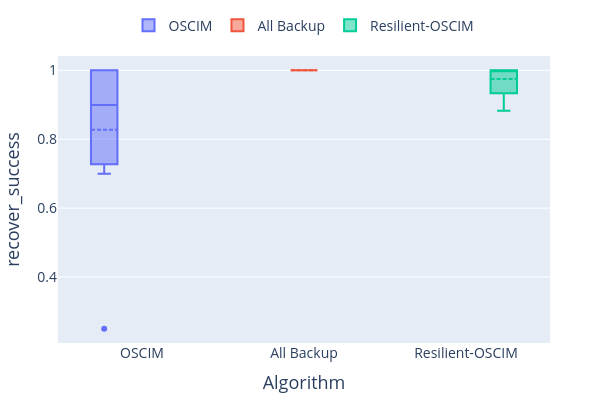
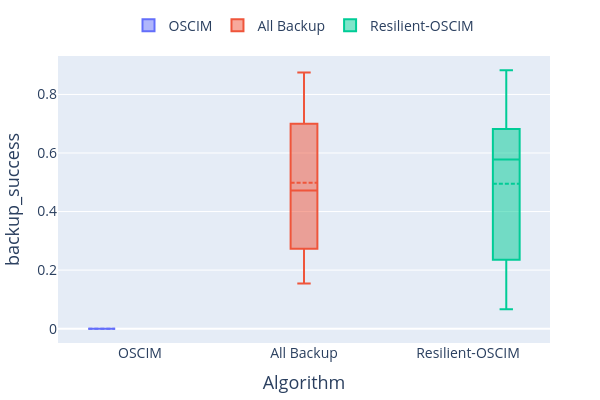
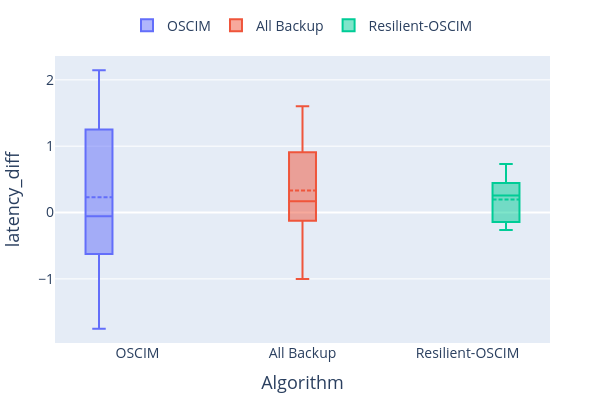
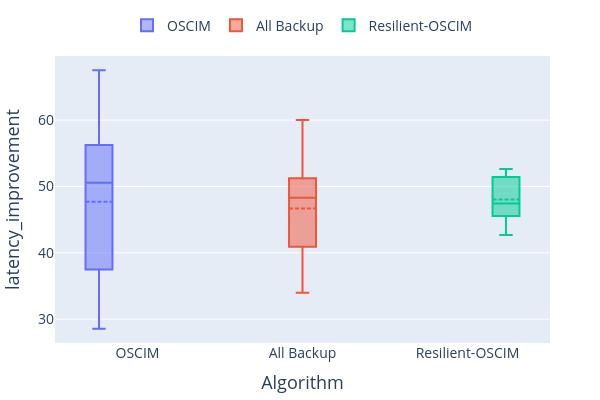

Notebook code for these charts, in order:
### Code cell
import plotly.express as px
import plotly.graph_objects as go


df = aggregated_simulation_data


# Lista de métricas
metrics = ["recover_success", "backup_success", "latency_diff","latency_improvement", "time_to_recover"]


# Criação de um gráfico para cada métrica
for metric in metrics:
    fig = go.Figure()
    for algo in df['algorithm'].unique():
        algo_data = df[df['algorithm'] == algo]
        fig.add_trace(go.Box(
            y=algo_data[metric],
            name=algo,
            boxmean=True,
            marker=dict(size=6),
            showlegend=True
        ))
    
    fig.update_layout(
        yaxis_title=metric,
        xaxis_title="Algorithm",
        boxmode='group',
        legend=dict(
            orientation="h",  # Legenda na horizontal
            yanchor="bottom",
            y=1.05,  # Coloca a legenda logo acima do gráfico
            xanchor="center",
            x=0.5,
            font=dict(size=14)  # Aumenta o tamanho da fonte da legenda
        ),
        autosize=True,  # Permite o ajuste automático do tamanho
        margin=dict(l=50, r=50, t=10, b=50),  # Ajustes nas margens para mais flexibilidade
        height=400,  # Ajuste flexível no tamanho do plot
        width=600,  # Ajuste flexível no tamanho do plot
        font=dict(
            size=16  # Aumenta o tamanho geral da fonte
        )
    )

    # Ajusta o tamanho da fonte dos eixos
    fig.update_xaxes(title_font=dict(size=18), tickfont=dict(size=14))
    fig.update_yaxes(title_font=dict(size=18), tickfont=dict(size=14))
    # Nome do arquivo baseado na métrica
    file_name = f"{metric}.pdf"
    fig.write_image(file_name, format="pdf")
    fig.show()

### Figure 1 — Plotly figure (JSON) as saved in the notebook; plotly's stock layout.template omitted (floating-point values rounded to 4 significant figures)
{"data": [{"boxmean": true, "marker": {"size": 6}, "name": "OSCIM", "showlegend": true, "type": "box", "y": [0.8, 0.875, 0.25, 0.9231, 1, 0.7273, 0.7, 1, 1, 1]}, {"boxmean": true, "marker": {"size": 6}, "name": "All Backup", "showlegend": true, "type": "box", "y": [1, 1, 1, 1, 1, 1, 1, 1, 1, 1]}, {"boxmean": true, "marker": {"size": 6}, "name": "Resilient-OSCIM", "showlegend": true, "type": "box", "y": [1, 1, 1, 0.9333, 0.9333, 1, 1, 1, 0.8824, 1]}], "layout": {"autosize": true, "boxmode": "group", "font": {"size": 16}, "height": 400, "legend": {"font": {"size": 14}, "orientation": "h", "x": 0.5, "xanchor": "center", "y": 1.05, "yanchor": "bottom"}, "margin": {"b": 50, "l": 50, "r": 50, "t": 10}, "width": 600, "xaxis": {"tickfont": {"size": 14}, "title": {"font": {"size": 18}, "text": "Algorithm"}}, "yaxis": {"tickfont": {"size": 14}, "title": {"font": {"size": 18}, "text": "recover_success"}}}}

### Figure 2 — Plotly figure (JSON) as saved in the notebook; plotly's stock layout.template omitted (floating-point values rounded to 4 significant figures)
{"data": [{"boxmean": true, "marker": {"size": 6}, "name": "OSCIM", "showlegend": true, "type": "box", "y": [0, 0, 0, 0, 0, 0, 0, 0, 0, 0]}, {"boxmean": true, "marker": {"size": 6}, "name": "All Backup", "showlegend": true, "type": "box", "y": [0.5, 0.1538, 0.8235, 0.6667, 0.875, 0.4444, 0.7, 0.3333, 0.2143, 0.2727]}, {"boxmean": true, "marker": {"size": 6}, "name": "Resilient-OSCIM", "showlegend": true, "type": "box", "y": [0.4211, 0.8333, 0.5556, 0.6, 0.06667, 0.6818, 0.8824, 0.6, 0.2353, 0.07692]}], "layout": {"autosize": true, "boxmode": "group", "font": {"size": 16}, "height": 400, "legend": {"font": {"size": 14}, "orientation": "h", "x": 0.5, "xanchor": "center", "y": 1.05, "yanchor": "bottom"}, "margin": {"b": 50, "l": 50, "r": 50, "t": 10}, "width": 600, "xaxis": {"tickfont": {"size": 14}, "title": {"font": {"size": 18}, "text": "Algorithm"}}, "yaxis": {"tickfont": {"size": 14}, "title": {"font": {"size": 18}, "text": "backup_success"}}}}

### Figure 3 — Plotly figure (JSON) as saved in the notebook; plotly's stock layout.template omitted (floating-point values rounded to 4 significant figures)
{"data": [{"boxmean": true, "marker": {"size": 6}, "name": "OSCIM", "showlegend": true, "type": "box", "y": [-0.625, 2.143, 1.25, 0.9167, -0.1111, -1.75, 2.143, -1.222, -0.4286, 0]}, {"boxmean": true, "marker": {"size": 6}, "name": "All Backup", "showlegend": true, "type": "box", "y": [0.1667, -0.2308, 0.1765, -1, -0.125, 1.556, 1.6, 0, 0.2857, 0.9091]}, {"boxmean": true, "marker": {"size": 6}, "name": "Resilient-OSCIM", "showlegend": true, "type": "box", "y": [-0.2632, 0.3333, 0.4444, -0.1429, -0.2143, 0.1818, 0.05882, 0.4667, 0.7333, 0.3846]}], "layout": {"autosize": true, "boxmode": "group", "font": {"size": 16}, "height": 400, "legend": {"font": {"size": 14}, "orientation": "h", "x": 0.5, "xanchor": "center", "y": 1.05, "yanchor": "bottom"}, "margin": {"b": 50, "l": 50, "r": 50, "t": 10}, "width": 600, "xaxis": {"tickfont": {"size": 14}, "title": {"font": {"size": 18}, "text": "Algorithm"}}, "yaxis": {"tickfont": {"size": 14}, "title": {"font": {"size": 18}, "text": "latency_diff"}}}}

### Figure 4 — Plotly figure (JSON) as saved in the notebook; plotly's stock layout.template omitted (floating-point values rounded to 4 significant figures)
{"data": [{"boxmean": true, "marker": {"size": 6}, "name": "OSCIM", "showlegend": true, "type": "box", "y": [56.25, 28.57, 37.5, 40.83, 51.11, 67.5, 28.57, 62.22, 54.29, 50]}, {"boxmean": true, "marker": {"size": 6}, "name": "All Backup", "showlegend": true, "type": "box", "y": [48.33, 52.31, 48.24, 60, 51.25, 34.44, 34, 50, 47.14, 40.91]}, {"boxmean": true, "marker": {"size": 6}, "name": "Resilient-OSCIM", "showlegend": true, "type": "box", "y": [52.63, 46.67, 45.56, 51.43, 52.14, 48.18, 49.41, 45.33, 42.67, 46.15]}], "layout": {"autosize": true, "boxmode": "group", "font": {"size": 16}, "height": 400, "legend": {"font": {"size": 14}, "orientation": "h", "x": 0.5, "xanchor": "center", "y": 1.05, "yanchor": "bottom"}, "margin": {"b": 50, "l": 50, "r": 50, "t": 10}, "width": 600, "xaxis": {"tickfont": {"size": 14}, "title": {"font": {"size": 18}, "text": "Algorithm"}}, "yaxis": {"tickfont": {"size": 14}, "title": {"font": {"size": 18}, "text": "latency_improvement"}}}}
